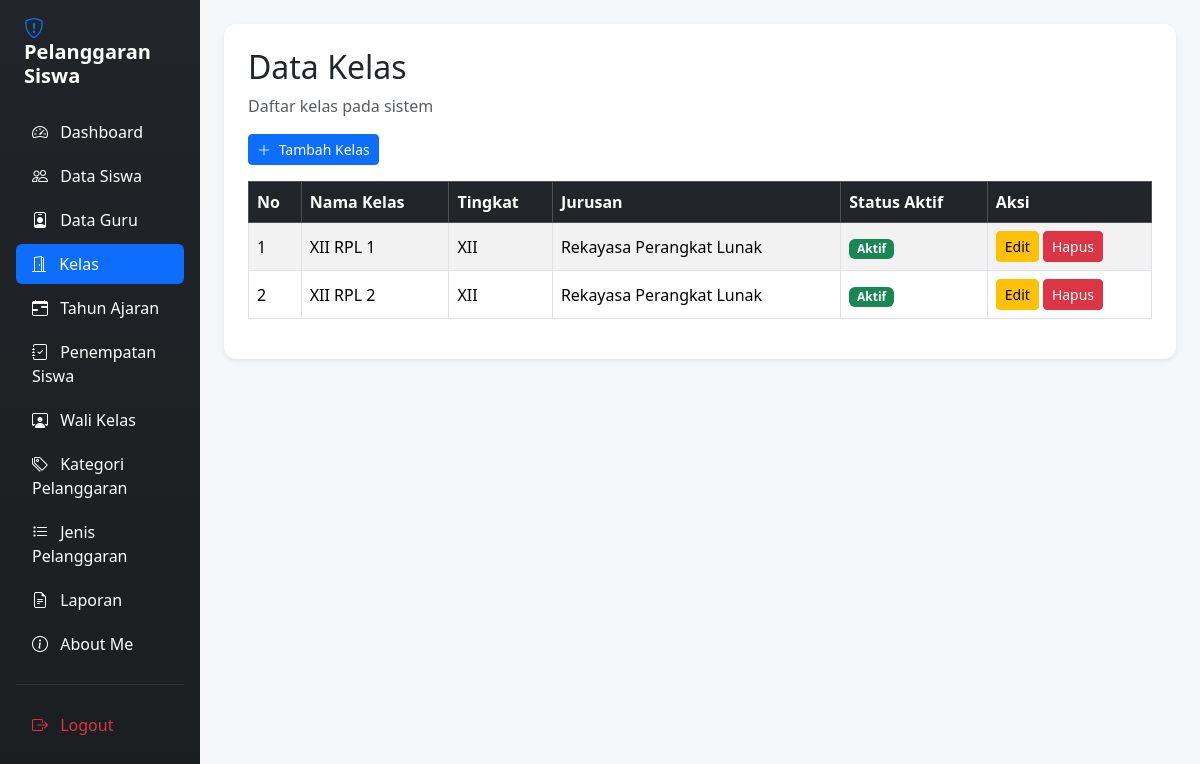
Screenshot of /kelas.php (signed in) with the database file from the repository.
### tables this page shows
CREATE TABLE `t_kelas` (
  `id` int(11) NOT NULL,
  `nama` varchar(100) DEFAULT NULL,
  `tingkat` varchar(20) NOT NULL,
  `jurusan` varchar(100) NOT NULL,
  `status_aktif` tinyint(1) NOT NULL,
  `created_at` timestamp NOT NULL DEFAULT current_timestamp(),
  `updated_at` timestamp NOT NULL DEFAULT current_timestamp()
);

### kelas.php (the view, shortened to what this page needs)
<?php
include "config/koneksi.php";
$sql = "SELECT * FROM t_kelas ORDER BY nama ASC";
$query = mysqli_query($koneksi, $sql);
?>
<!DOCTYPE html>
<html lang="id">
<head>
    <link href="https://cdn.jsdelivr.net/npm/bootstrap@5.3.3/dist/css/bootstrap.min.css"
          rel="stylesheet">
    <link href="https://cdn.jsdelivr.net/npm/bootstrap-icons@1.11.3/font/bootstrap-icons.min.css"
          rel="stylesheet">
    <link href="https://cdn.datatables.net/2.3.4/css/dataTables.bootstrap5.min.css"
          rel="stylesheet">
</head>
<body>
<div class="container-fluid">
    <div class="row">
        <div class="col-md-3 col-lg-2 sidebar min-vh-100 p-3">
            <h4 class="text-white mb-4 fw-bold fs-5 px-2">
                <i class="bi bi-shield-exclamation text-primary me-2"></i> Pelanggaran Siswa
            </h4>
            <?php if ($_SESSION['role'] == 'admin') { ?>
            <ul class="nav nav-pills flex-column gap-1">
                <li class="nav-item">
                    <a href="dashboard.php"
                       class="nav-link text-white">
                        <i class="bi bi-speedometer2 me-2"></i> Dashboard
                    </a>
                </li>
                <li class="nav-item">
                    <a href="data_siswa.php"
                       class="nav-link text-white">
                        <i class="bi bi-people me-2"></i> Data Siswa
                    </a>
                </li>
                <li class="nav-item">
                    <a href="data_guru.php"
                       class="nav-link text-white">
                        <i class="bi bi-person-badge me-2"></i> Data Guru
                    </a>
                </li>
                <li class="nav-item">
                    <a href="kelas.php"
                       class="nav-link active">
                        <i class="bi bi-door-open me-2"></i> Kelas
                    </a>
                </li>
                <li class="nav-item">
                    <a href="tahun_ajaran.php"
                       class="nav-link text-white">
                        <i class="bi bi-calendar-range me-2"></i> Tahun Ajaran
                    </a>
                </li>
                <li class="nav-item">
                    <a href="penepatan_siswa.php"
                       class="nav-link text-white">
                        <i class="bi bi-journal-check me-2"></i> Penempatan Siswa
                    </a>
                </li>
                <li class="nav-item">
                    <a href="wali_kelas.php"
                       class="nav-link text-white">
                        <i class="bi bi-person-workspace me-2"></i> Wali Kelas
                    </a>
                </li>
                <li class="nav-item">
                    <a href="kategori_pelanggaran.php"
                       class="nav-link text-white">
                        <i class="bi bi-tags me-2"></i> Kategori Pelanggaran
                    </a>
                </li>
                <li class="nav-item">
                    <a href="jenis_pelanggaran.php"
                       class="nav-link text-white">
                        <i class="bi bi-list-task me-2"></i> Jenis Pelanggaran
                    </a>
                </li>
                <li class="nav-item">
                    <a href="laporan.php"
                       class="nav-link text-white">
                        <i class="bi bi-file-earmark-text me-2"></i> Laporan
                    </a>
                </li>
                <li class="nav-item">
                    <a href="aboutme.php"
                       class="nav-link text-white">
                        <i class="bi bi-info-circle me-2"></i> About Me
                    </a>
                </li>
                <hr class="text-secondary my-3">
                <li class="nav-item">
                    <a href="logout.php"
                       class="nav-link text-danger">
                        <i class="bi bi-box-arrow-right me-2"></i> Logout
                    </a>
                </li>
            </ul>
            <?php } ?>
        </div>
        <main class="col-md-9 col-lg-10 p-4">
            <div class="card shadow-sm p-4 bg-white">
                <h2>Data Kelas</h2>
                <p class="text-muted">
                    Daftar kelas pada sistem
                </p>
                <?php if ($_SESSION['role'] == 'admin') { ?>
                <div class="mb-3">
                    <a href="tambah_kelas.php"
                       class="btn btn-primary btn-sm">
                        <i class="bi bi-plus-lg me-1"></i> Tambah Kelas
                    </a>
                </div>
                <?php } ?>
                <div class="table-responsive">
                    <table id="tabelKelas"
                           class="table table-bordered table-striped table-hover w-100 align-middle">
                        <thead class="table-dark">
                            <tr>
                                <th>No</th>
                                <th>Nama Kelas</th>
                                <th>Tingkat</th>
                                <th>Jurusan</th>
                                <th>Status Aktif</th>
                                <th>Aksi</th>
                            </tr>
                        </thead>
                        <tbody>
                        <?php
                        $no = 1;
                        while ($kelas = mysqli_fetch_assoc($query)) {
                        ?>
                            <tr>
                                <td>
                                    <?= $no++; ?>
                                </td>
                                <td>
                                    <?= htmlspecialchars($kelas['nama'] ?? ''); ?>
                                </td>
                                <td>
                                    <?= htmlspecialchars($kelas['tingkat'] ?? ''); ?>
                                </td>
                                <td>
                                    <?= htmlspecialchars($kelas['jurusan'] ?? ''); ?>
                                </td>
                                <td>
                                    <?php if (isset($kelas['status_aktif']) && $kelas['status_aktif'] == 1) { ?>
                                        <span class="badge bg-success">Aktif</span>
                                    <?php } else { ?>
                                        <span class="badge bg-secondary">Tidak Aktif</span>
                                    <?php } ?>
                                </td>
                                <td>
                                    <?php if ($_SESSION['role'] == 'admin') { ?>
                                    <div class="d-flex gap-1">
                                        <a
                                            href="edit_kelas.php?id=<?= urlencode((string)$kelas['id']); ?>"
                                            class="btn btn-warning btn-sm">
                                            Edit
                                        </a>
                                        <a
                                            href="hapus_kelas.php?id=<?= urlencode((string)$kelas['id']); ?>"
                                            class="btn btn-danger btn-sm"
                                            onclick="return confirm('Yakin ingin menghapus kelas ini?');">
                                            Hapus
                                        </a>
                                    </div>
                                    <?php } else { ?>
                                        <span class="text-muted">-</span>
                                    <?php } ?>
                                </td>
                            </tr>
                        <?php } ?>
                        </tbody>
                    </table>
                </div>
            </div>
        </main>
    </div>
</div>
</body>
</html>

### kelas.php (style rules this page uses)
body { background-color: #f4f6f9; }
.nav-link { transition: all 0.3s ease; border-radius: 6px; }
.nav-link:hover, .nav-link.active { background-color: #0d6efd !important; color: white !important; padding-left: 15px; }
#tabelKelas th, #tabelKelas td { vertical-align: middle; }
.card { border: none; border-radius: 12px; }
.sidebar { background: linear-gradient(180deg, #212529 0%, #1a1e21 100%); }

### rows the page displays
t_kelas: nama "XII RPL 1", tingkat "XII", jurusan "Rekayasa Perangkat Lunak", status_aktif "Aktif"
t_kelas: nama "XII RPL 2", tingkat "XII", jurusan "Rekayasa Perangkat Lunak", status_aktif "Aktif"
